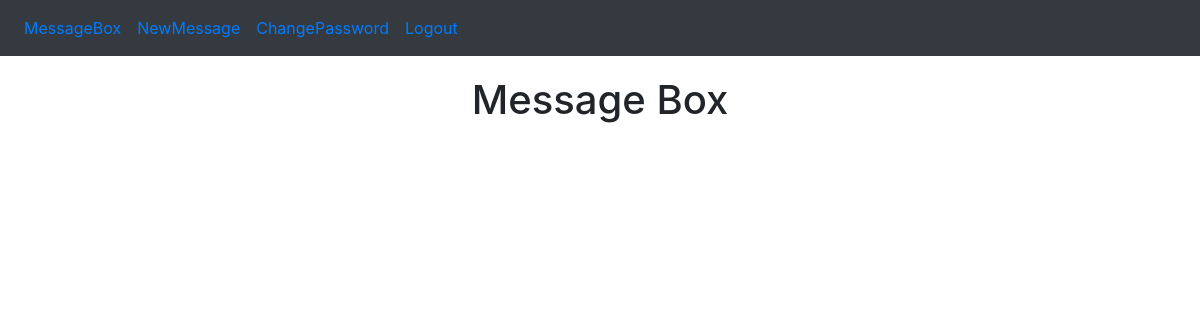
Before: /message.php (signed in) with the older database file.
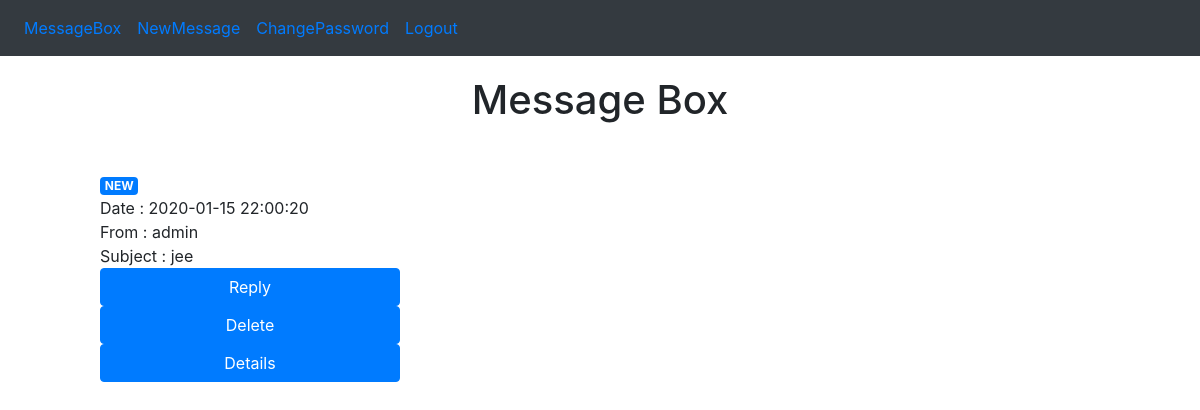
After: the same page with the newer database file.
### tables this page shows
CREATE TABLE CHAT (id INTEGER PRIMARY KEY, idsend INTEGER NOT NULL, idreceive INTEGER NOT NULL, subject TEXT NOT NULL, messages TEXT NOT NULL, read INTEGER NOT NULL,  Timestamp DATETIME DEFAULT CURRENT_TIMESTAMP);

CREATE TABLE USER (id INTEGER PRIMARY KEY, pseudo TEXT NOT NULL, passwd TEXT NOT NULL, validity INTEGER NOT NULL, roles TEXT NOT NULL);

### html/utils.php (called while the page is built, shortened)
<?php
function getUserPseudo($id){
    $db = new SQLite3(DB_PATH);
    $rows = $db->query("SELECT pseudo FROM USER WHERE id = '$id'");
    $row = $rows->fetchArray();
    return $row['pseudo'];
}

### html/message.php (the view, shortened to what this page needs)
<?php
require("utils.php");
?>
<!DOCTYPE html>
<html>
	<link href="css/message.css" rel="stylesheet">
	<link href="css/bootstrap.min.css" rel="stylesheet">
	<body>
	<?php include('nav.php'); ?>
    <h1 class="title">Message Box</h1>
     <div class="diff">
            <?php
                $id = $_SESSION['id'];
                $db = new SQLite3(DB_PATH);
                $query="SELECT * FROM CHAT WHERE idreceive='$id' ORDER BY Timestamp DESC;";
                $result=$db->query($query);
                while($row= $result->fetchArray()){
                    echo '<div style="padding-top:20px;">';
                    if($row['read'] == 1){
                        echo '<div  class="badge badge-primary">NEW</div>';
                    }
                    echo '<div>Date : '.$row['Timestamp']. '</div>';
                    echo '<div>From : '.utf8_decode(getUserPseudo($row['idsend'])). '</div>';
                    echo '<div>Subject : '.utf8_decode($row['subject']).'</div>';
                    echo '<form action="messagescript.php" method="post">';
                    echo '<div style="width:300px;">';
                    echo '<button class="btn btn-primary btn-block" type="submit" name="up[]" value="rep_'.$row['id'].'">Reply</button>';
                    echo '</div>';
                    echo '<div style="width:300px;">';
                    echo '<button class="btn btn-primary btn-block" type="submit" name="up[]" value="del_'.$row['id'].'">Delete</button>';
                    echo '</div>';
                    echo '<div style="width:300px;">';
                    echo '<button class="btn btn-primary btn-block" type="submit" name="up[]" value="det_'.$row['id'].'">Details</button>';
                    echo '</div>';
                    echo '</div>';
                }
            ?>
        </div>
	</body>
</html>

### html/nav.php (shortened to what this page needs)
<header>
		<nav class="navbar navbar-expand-lg navbar-inverse bg-dark">
			<div class="collapse navbar-collapse" id="navbarNav">
    			<ul class="navbar-nav">
                    <li class="nav-item">
        				<a class="nav-link" href='message.php'>MessageBox</a>
					</li>
					<li class="nav-item">
        				<a class="nav-link" href='newmessage.php'>NewMessage</a>
      				</li>
					<li class="nav-item">
						<a class="nav-link" href=passwd.php>ChangePassword</a>
					</li>
      				<li class="nav-item">
        				<a class="nav-link" href='logout.php'>Logout</a>
					</li>
    			</ul>
  			</div>
		</nav>
</header>

### html/css/message.css (style rules this page uses)
.title { padding-top: 20px; text-align: center; }
.diff { padding-left: 100px; padding-top: 20px; }

Changed rows visible on the page:
added chat: read "NEW", Timestamp "2020-01-15 22:00:20", idsend.pseudo "admin", subject "jee"
